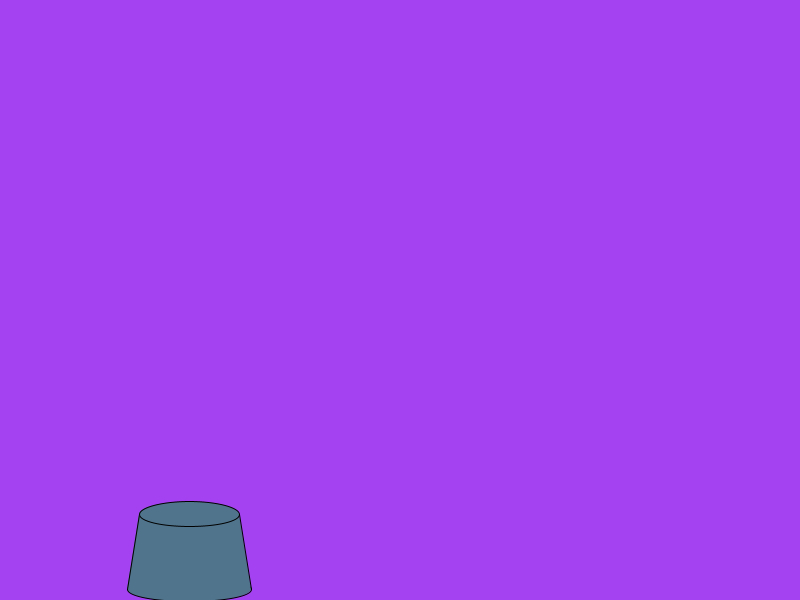
Frame 1 (no input)
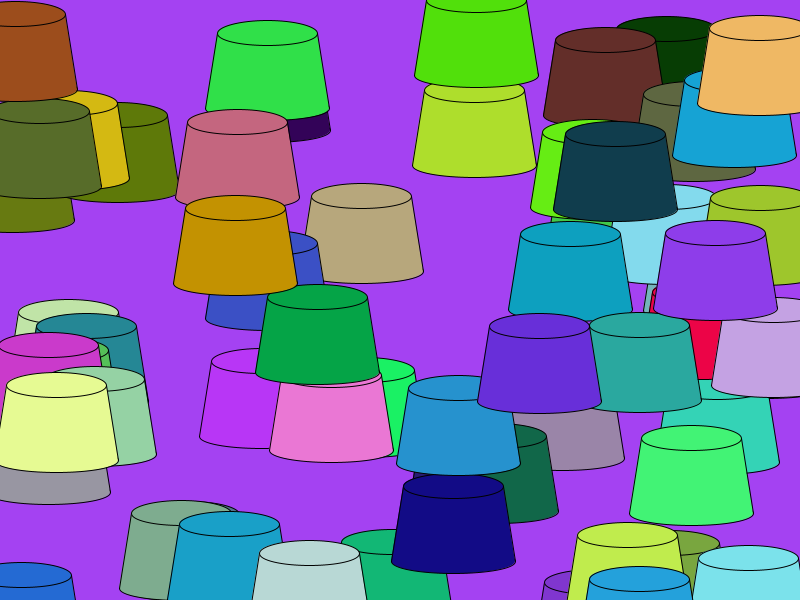
Frame 60 (the mouse pressed at the canvas centre just before this capture)
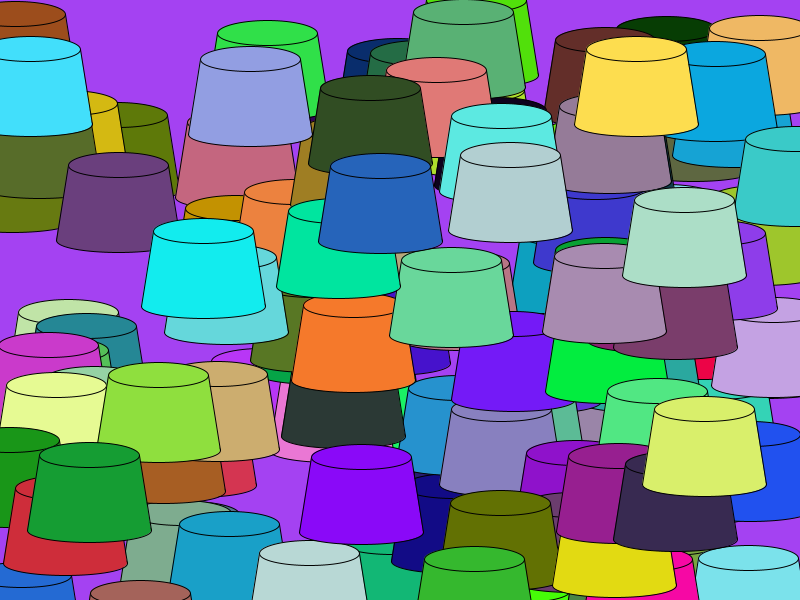
Frame 120 (the mouse held since frame 60 and released just before this capture)

The Processing sketch that drew these frames (run headless with seeded random() and noise(); from frame 60 on, the mouse is pressed at the canvas centre):

// Processing sketch: processing_102076
// ── processing_102076.pde

void setup()
{
  smooth();
  size(800,600);
  ellipseMode(CENTER);
  background(random(255),random(255),random(255));
}

void draw()
{
  JELLO((int)random(width), (int)random(height));
}


void JELLO(int xPos, int yPos)
{
  fill(random(255),random(255),random(255));
  stroke(0);
  ellipse(xPos,yPos+75,124,25);
  noStroke();
  beginShape();
  vertex(xPos+50,yPos);
  vertex(xPos+62,yPos+75);
  vertex(xPos-62,yPos+75);
  vertex(xPos-50,yPos);
  endShape();
  stroke(0);
  line(xPos+50,yPos,xPos+62,yPos+75);
  line(xPos-50,yPos,xPos-62,yPos+75);
  ellipse(xPos,yPos,100,25);
}
